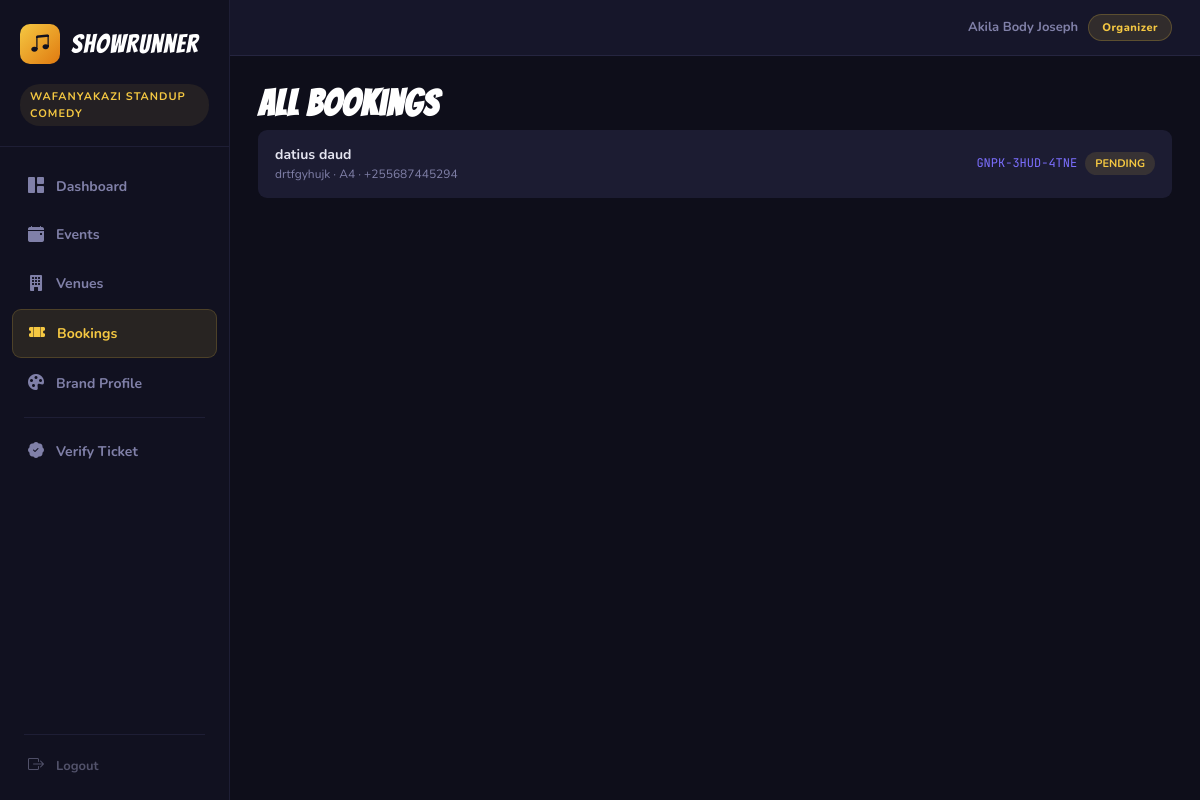
The page /org/bookings (signed in) on the database as committed earlier.
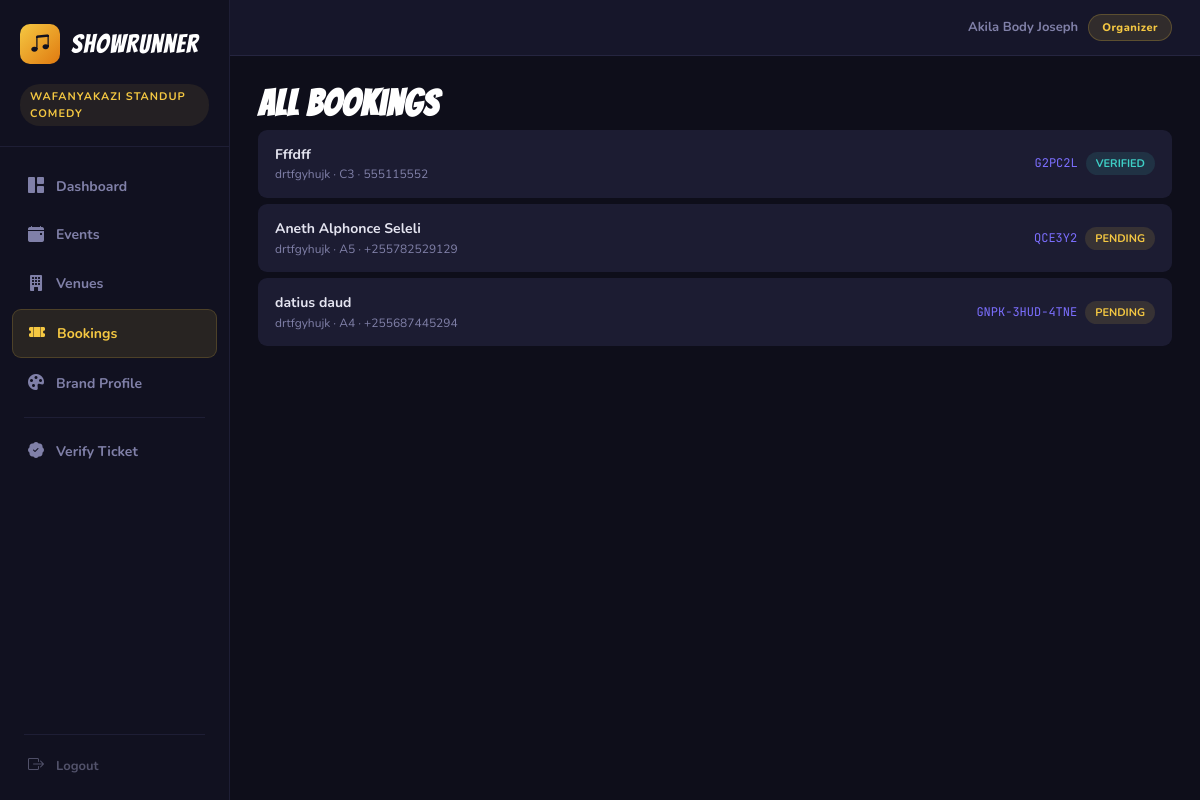
The same page on the database as committed later.
### tables this page shows
CREATE TABLE bookings (
            id TEXT PRIMARY KEY,
            event_id TEXT NOT NULL,
            user_id TEXT,
            code TEXT NOT NULL UNIQUE,
            customer_name TEXT NOT NULL,
            customer_email TEXT,
            customer_phone TEXT NOT NULL,
            seats TEXT NOT NULL,
            total_amount REAL NOT NULL DEFAULT 0,
            status TEXT NOT NULL DEFAULT 'confirmed',
            verified INTEGER NOT NULL DEFAULT 0,
            verified_at TEXT,
            booked_at TEXT NOT NULL,
            FOREIGN KEY (event_id) REFERENCES events(id),
            FOREIGN KEY (user_id) REFERENCES users(id)
        );

CREATE TABLE events (
            id TEXT PRIMARY KEY,
            organizer_id TEXT NOT NULL,
            title TEXT NOT NULL,
            description TEXT,
            event_date TEXT NOT NULL,
            event_time TEXT NOT NULL,
            venue_id TEXT NOT NULL,
            price REAL NOT NULL DEFAULT 0,
            status TEXT NOT NULL DEFAULT 'active',
            created_at TEXT NOT NULL, cover_photo TEXT, payment_info TEXT,
            FOREIGN KEY (organizer_id) REFERENCES organizers(id),
            FOREIGN KEY (venue_id) REFERENCES venues(id)
        );

### app.py (the view)
@app.route("/org/bookings")
@require_organizer
def org_bookings_list():
    org_id = session["organizer_id"]
    conn   = get_db()
    bookings = conn.execute("""
        SELECT b.*, e.title as event_title, e.event_date, e.event_time FROM bookings b
        JOIN events e ON b.event_id=e.id WHERE e.organizer_id=? ORDER BY b.booked_at DESC
    """, (org_id,)).fetchall()
    conn.close()
    return render_template("bookings.html", bookings=bookings)

### app.py (called while the page is built)
def get_db():
    conn = sqlite3.connect(DATABASE)
    conn.row_factory = sqlite3.Row
    conn.execute("PRAGMA foreign_keys = ON")
    return conn

def require_organizer(f):
    @wraps(f)
    def decorated(*args, **kwargs):
        if not session.get("organizer_id"):
            flash("Please log in as an organizer.", "error")
            return redirect(url_for("org_login"))
        return f(*args, **kwargs)
    return decorated

@app.context_processor
def inject_session_info():
    organizer_id = session.get("organizer_id")
    user_id      = session.get("user_id")
    organizer    = None
    user         = None
    if organizer_id:
        conn = get_db()
        organizer = conn.execute("SELECT * FROM organizers WHERE id = ?", (organizer_id,)).fetchone()
        conn.close()
    if user_id:
        conn = get_db()
        user = conn.execute("SELECT * FROM users WHERE id = ?", (user_id,)).fetchone()
        conn.close()
    return {"current_organizer": organizer, "current_user": user}

### templates/bookings.html (shortened to what this page needs)
{% extends "base.html" %}
{% block content %}
<h2 class="page-title">All Bookings</h2>
{% if bookings %}
<div>
    {% for b in bookings %}
    <a href="{{ url_for('view_ticket', booking_id=b.id) }}" class="booking-row booking-row-clickable animate-in" style="animation-delay:{{ loop.index0 * 0.04 }}s">
        <div>
            <p class="booking-name">{{ b.customer_name }}</p>
            <p class="booking-detail">{{ b.event_title or '—' }} · {{ b.seats }} · {{ b.customer_phone }}</p>
        </div>
        <div style="display:flex;align-items:center;gap:8px;flex-wrap:wrap">
            <span class="booking-code">{{ b.code }}</span>
            <span class="badge {% if b.verified %}badge-verified{% else %}badge-pending{% endif %}">
                {% if b.verified %}VERIFIED{% else %}PENDING{% endif %}
            </span>
        </div>
    </a>
    {% endfor %}
</div>
{% else %}
<div class="empty-state">No bookings yet.</div>
{% endif %}
{% endblock %}

Rows that differ between the two databases and show on the page:
added bookings: customer_name "Fffdff", title "drtfgyhujk", seats "C3", customer_phone "555115552", code "G2PC2L", verified "VERIFIED"
added bookings: customer_name "Aneth Alphonce Seleli", title "drtfgyhujk", seats "A5", customer_phone "+255782529129", code "QCE3Y2", verified "PENDING"
